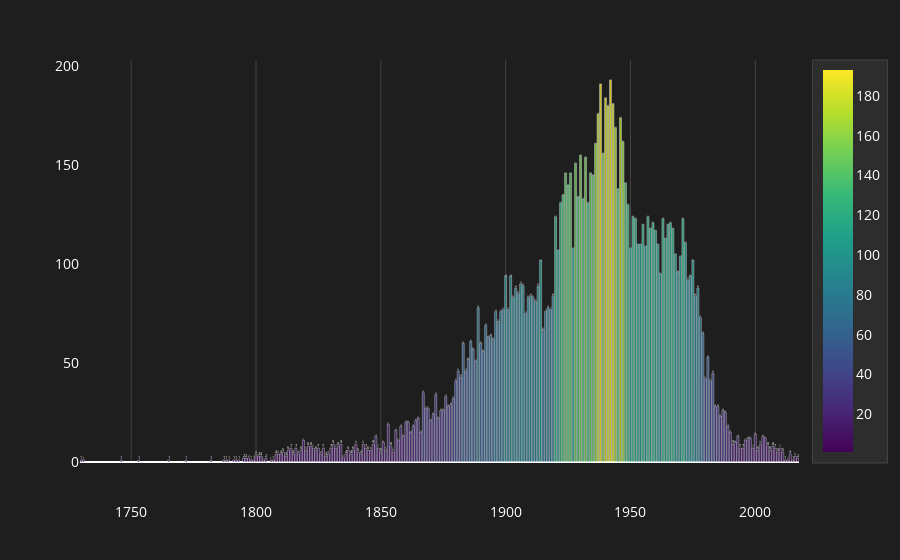

The cell this chart's notebook holds for it:
### Code cell
T2fig3 = px.bar(
    avg_birth,
    x='BeginDate',
    y='Count',
    text='Count',
    title="",
    color='Count',
    color_continuous_scale=px.colors.sequential.Viridis
)

T2fig3.update_traces(
    texttemplate='%{text:.0f}',
    textposition='outside',
    marker=dict(opacity=0.8)
)

T2fig3.update_layout(
    plot_bgcolor="#1E1E1E",
    paper_bgcolor="#1E1E1E",
    font=dict(color="#FFFFFF", size=14),
    title=dict(font=dict(size=40, color="#00CED1"), x=0.5),
    xaxis=dict(
        title="",
        color="#FFFFFF",
        gridcolor="#444444",
        zeroline=False,
        ticklabelstandoff=40
    ),
    yaxis=dict(
        title="",
        color="#FFFFFF",
        showgrid=False
    ),
    coloraxis_colorbar=dict(
        title="",
        tickcolor="#FFFFFF",
        titlefont=dict(color="#FFFFFF"),
        bgcolor="#2D2D2D",
        bordercolor="#444444",
        borderwidth=1
    ),
    height=600 
)

T2fig3.show()

### Figure 1 — Plotly figure (JSON) as saved in the notebook; plotly's stock layout.template omitted (floating-point values rounded to 4 significant figures; data arrays with more than 128 entries replaced by an {"elided": "..."} marker saying what was removed)
{"data": [{"alignmentgroup": "True", "hovertemplate": "BeginDate=%{x}<br>Count=%{marker.color}<extra></extra>", "legendgroup": "", "marker": {"color": {"elided": "235 int values"}, "coloraxis": "coloraxis", "opacity": 0.8, "pattern": {"shape": ""}}, "name": "", "offsetgroup": "", "orientation": "v", "showlegend": false, "text": {"elided": "235 int values"}, "textposition": "outside", "texttemplate": "%{text:.0f}", "type": "bar", "x": {"elided": "235 int values"}, "xaxis": "x", "y": {"elided": "235 int values"}, "yaxis": "y"}], "layout": {"autosize": true, "barmode": "relative", "coloraxis": {"colorbar": {"bgcolor": "#2D2D2D", "bordercolor": "#444444", "borderwidth": 1, "tickcolor": "#FFFFFF", "title": {"font": {"color": "#FFFFFF"}, "text": ""}}, "colorscale": [[0, "#440154"], [0.1111, "#482878"], [0.2222, "#3e4989"], [0.3333, "#31688e"], [0.4444, "#26828e"], [0.5556, "#1f9e89"], [0.6667, "#35b779"], [0.7778, "#6ece58"], [0.8889, "#b5de2b"], [1, "#fde725"]]}, "font": {"color": "#FFFFFF", "size": 14}, "legend": {"tracegroupgap": 0}, "margin": {"t": 60}, "paper_bgcolor": "#1E1E1E", "plot_bgcolor": "#1E1E1E", "title": {"font": {"color": "#00CED1", "size": 40}, "x": 0.5}, "xaxis": {"anchor": "y", "autorange": true, "color": "#FFFFFF", "domain": [0, 1], "gridcolor": "#444444", "range": [1730.0, 2018.0], "ticklabelstandoff": 40, "title": {"text": ""}, "type": "linear", "zeroline": false}, "yaxis": {"anchor": "x", "autorange": true, "color": "#FFFFFF", "domain": [0, 1], "range": [0, 203.2], "showgrid": false, "title": {"text": ""}, "type": "linear"}}}
